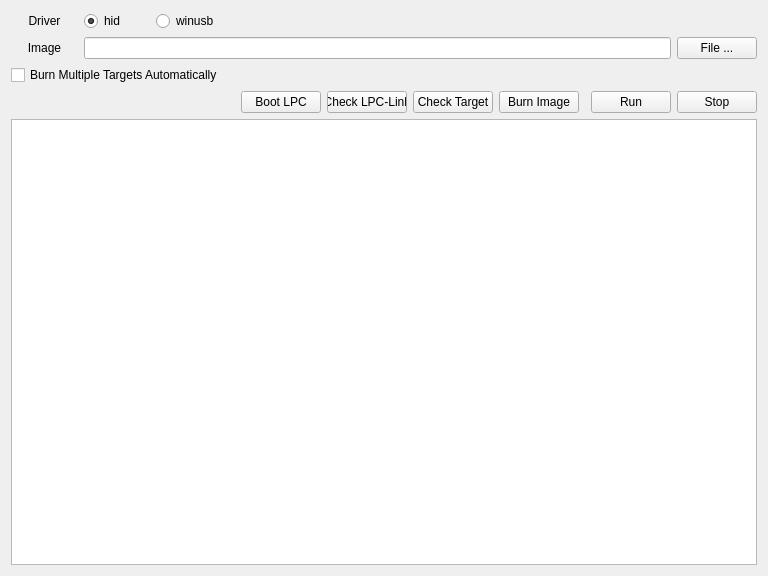
<?xml version="1.0" encoding="UTF-8"?>
<ui version="4.0">
 <class>MainWindow</class>
 <widget class="QMainWindow" name="MainWindow">
  <property name="geometry">
   <rect>
    <x>0</x>
    <y>0</y>
    <width>768</width>
    <height>576</height>
   </rect>
  </property>
  <property name="minimumSize">
   <size>
    <width>768</width>
    <height>576</height>
   </size>
  </property>
  <property name="windowTitle">
   <string>LPCXpresso Burner</string>
  </property>
  <widget class="QWidget" name="centralWidget">
   <layout class="QGridLayout" name="gridLayout">
    <item row="7" column="6">
     <widget class="QPushButton" name="pushButton_link">
      <property name="text">
       <string>Check LPC-Link</string>
      </property>
     </widget>
    </item>
    <item row="7" column="5">
     <widget class="QPushButton" name="pushButton_boot">
      <property name="text">
       <string>Boot LPC</string>
      </property>
     </widget>
    </item>
    <item row="7" column="10">
     <widget class="QPushButton" name="pushButton_run">
      <property name="text">
       <string>Run</string>
      </property>
     </widget>
    </item>
    <item row="4" column="1" colspan="10">
     <widget class="QLineEdit" name="lineEdit_file">
      <property name="enabled">
       <bool>true</bool>
      </property>
      <property name="readOnly">
       <bool>true</bool>
      </property>
     </widget>
    </item>
    <item row="4" column="0">
     <widget class="QLabel" name="label_image">
      <property name="text">
       <string>Image</string>
      </property>
      <property name="alignment">
       <set>Qt::AlignCenter</set>
      </property>
     </widget>
    </item>
    <item row="7" column="0" colspan="3">
     <spacer name="horizontalSpacer_3">
      <property name="orientation">
       <enum>Qt::Horizontal</enum>
      </property>
      <property name="sizeHint" stdset="0">
       <size>
        <width>40</width>
        <height>20</height>
       </size>
      </property>
     </spacer>
    </item>
    <item row="6" column="4" colspan="8">
     <spacer name="horizontalSpacer_2">
      <property name="orientation">
       <enum>Qt::Horizontal</enum>
      </property>
      <property name="sizeHint" stdset="0">
       <size>
        <width>40</width>
        <height>20</height>
       </size>
      </property>
     </spacer>
    </item>
    <item row="7" column="8">
     <widget class="QPushButton" name="pushButton_burn">
      <property name="text">
       <string>Burn Image</string>
      </property>
     </widget>
    </item>
    <item row="7" column="9">
     <spacer name="horizontalSpacer_5">
      <property name="orientation">
       <enum>Qt::Horizontal</enum>
      </property>
      <property name="sizeHint" stdset="0">
       <size>
        <width>40</width>
        <height>20</height>
       </size>
      </property>
     </spacer>
    </item>
    <item row="7" column="7">
     <widget class="QPushButton" name="pushButton_target">
      <property name="text">
       <string>Check Target</string>
      </property>
     </widget>
    </item>
    <item row="0" column="2">
     <widget class="QRadioButton" name="radioButton_winusb">
      <property name="text">
       <string>winusb</string>
      </property>
     </widget>
    </item>
    <item row="4" column="11">
     <widget class="QPushButton" name="pushButton_file">
      <property name="text">
       <string>File ...</string>
      </property>
     </widget>
    </item>
    <item row="0" column="3" colspan="9">
     <spacer name="horizontalSpacer_1">
      <property name="orientation">
       <enum>Qt::Horizontal</enum>
      </property>
      <property name="sizeHint" stdset="0">
       <size>
        <width>40</width>
        <height>20</height>
       </size>
      </property>
     </spacer>
    </item>
    <item row="6" column="0" colspan="3">
     <widget class="QCheckBox" name="checkBox_multiple">
      <property name="text">
       <string>Burn Multiple Targets Automatically</string>
      </property>
     </widget>
    </item>
    <item row="0" column="0">
     <widget class="QLabel" name="label_driver">
      <property name="font">
       <font>
        <weight>50</weight>
        <bold>false</bold>
       </font>
      </property>
      <property name="text">
       <string>Driver</string>
      </property>
      <property name="alignment">
       <set>Qt::AlignCenter</set>
      </property>
     </widget>
    </item>
    <item row="0" column="1">
     <widget class="QRadioButton" name="radioButton_hid">
      <property name="text">
       <string>hid</string>
      </property>
      <property name="checked">
       <bool>true</bool>
      </property>
     </widget>
    </item>
    <item row="7" column="11">
     <widget class="QPushButton" name="pushButton_stop">
      <property name="text">
       <string>Stop</string>
      </property>
     </widget>
    </item>
    <item row="8" column="0" colspan="12">
     <widget class="QTextEdit" name="textEdit_command">
      <property name="font">
       <font>
        <pointsize>10</pointsize>
       </font>
      </property>
      <property name="readOnly">
       <bool>true</bool>
      </property>
      <property name="html">
       <string>&lt;!DOCTYPE HTML PUBLIC &quot;-//W3C//DTD HTML 4.0//EN&quot; &quot;http://www.w3.org/TR/REC-html40/strict.dtd&quot;&gt;
&lt;html&gt;&lt;head&gt;&lt;meta name=&quot;qrichtext&quot; content=&quot;1&quot; /&gt;&lt;style type=&quot;text/css&quot;&gt;
p, li { white-space: pre-wrap; }
&lt;/style&gt;&lt;/head&gt;&lt;body style=&quot; font-family:'MS Shell Dlg 2'; font-size:10pt; font-weight:400; font-style:normal;&quot;&gt;
&lt;p style=&quot;-qt-paragraph-type:empty; margin-top:0px; margin-bottom:0px; margin-left:0px; margin-right:0px; -qt-block-indent:0; text-indent:0px;&quot;&gt;&lt;br /&gt;&lt;/p&gt;&lt;/body&gt;&lt;/html&gt;</string>
      </property>
      <property name="textInteractionFlags">
       <set>Qt::TextSelectableByKeyboard|Qt::TextSelectableByMouse</set>
      </property>
     </widget>
    </item>
   </layout>
  </widget>
  <action name="actionAbout">
   <property name="text">
    <string>About</string>
   </property>
  </action>
 </widget>
 <layoutdefault spacing="6" margin="11"/>
 <tabstops>
  <tabstop>radioButton_hid</tabstop>
  <tabstop>radioButton_winusb</tabstop>
  <tabstop>lineEdit_file</tabstop>
  <tabstop>pushButton_file</tabstop>
  <tabstop>checkBox_multiple</tabstop>
  <tabstop>pushButton_boot</tabstop>
  <tabstop>pushButton_link</tabstop>
  <tabstop>pushButton_target</tabstop>
  <tabstop>pushButton_burn</tabstop>
  <tabstop>pushButton_run</tabstop>
  <tabstop>pushButton_stop</tabstop>
  <tabstop>textEdit_command</tabstop>
 </tabstops>
 <resources/>
 <connections/>
</ui>
